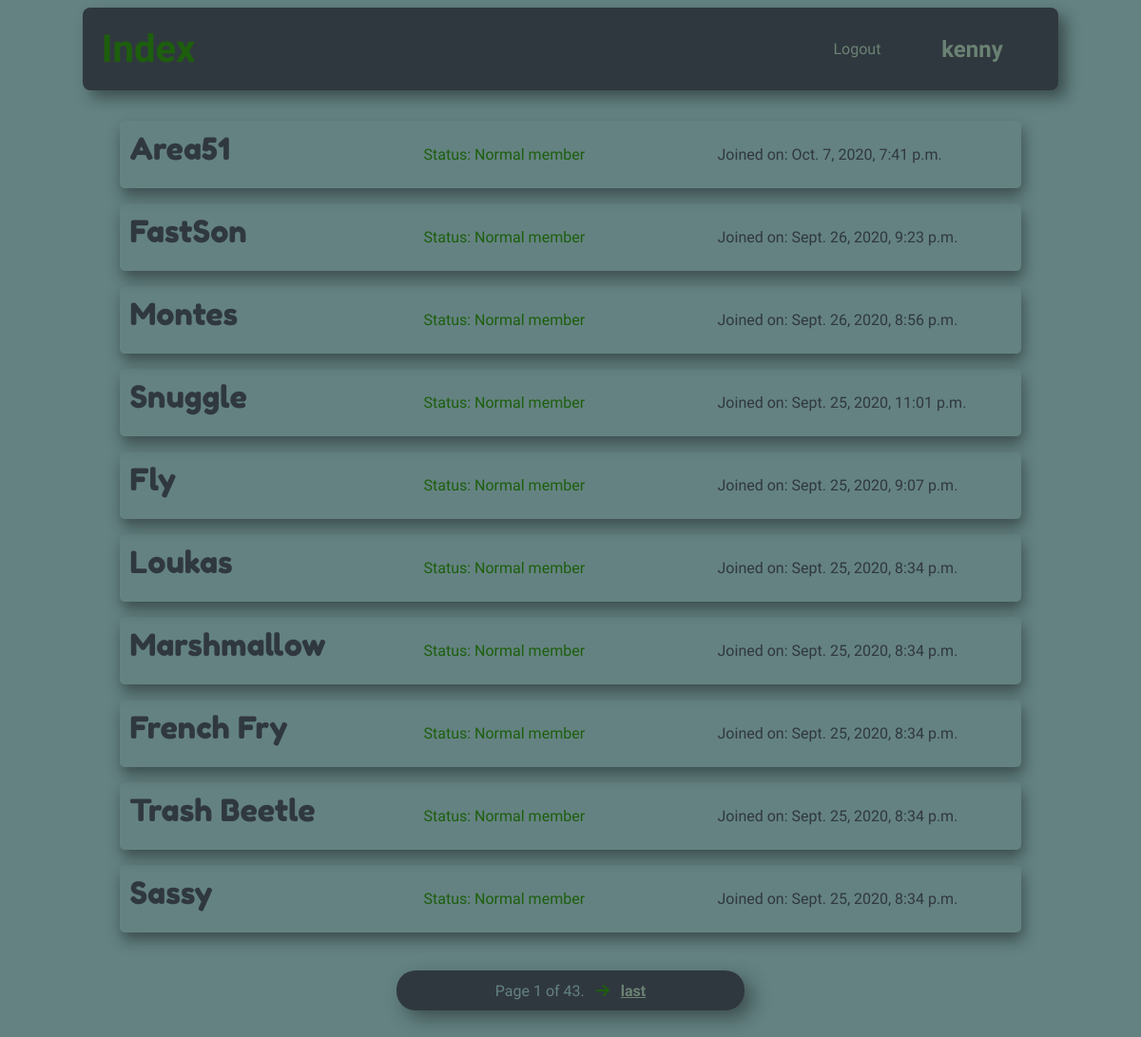
/all-users/ (signed in), run on an earlier commit of the app's database.
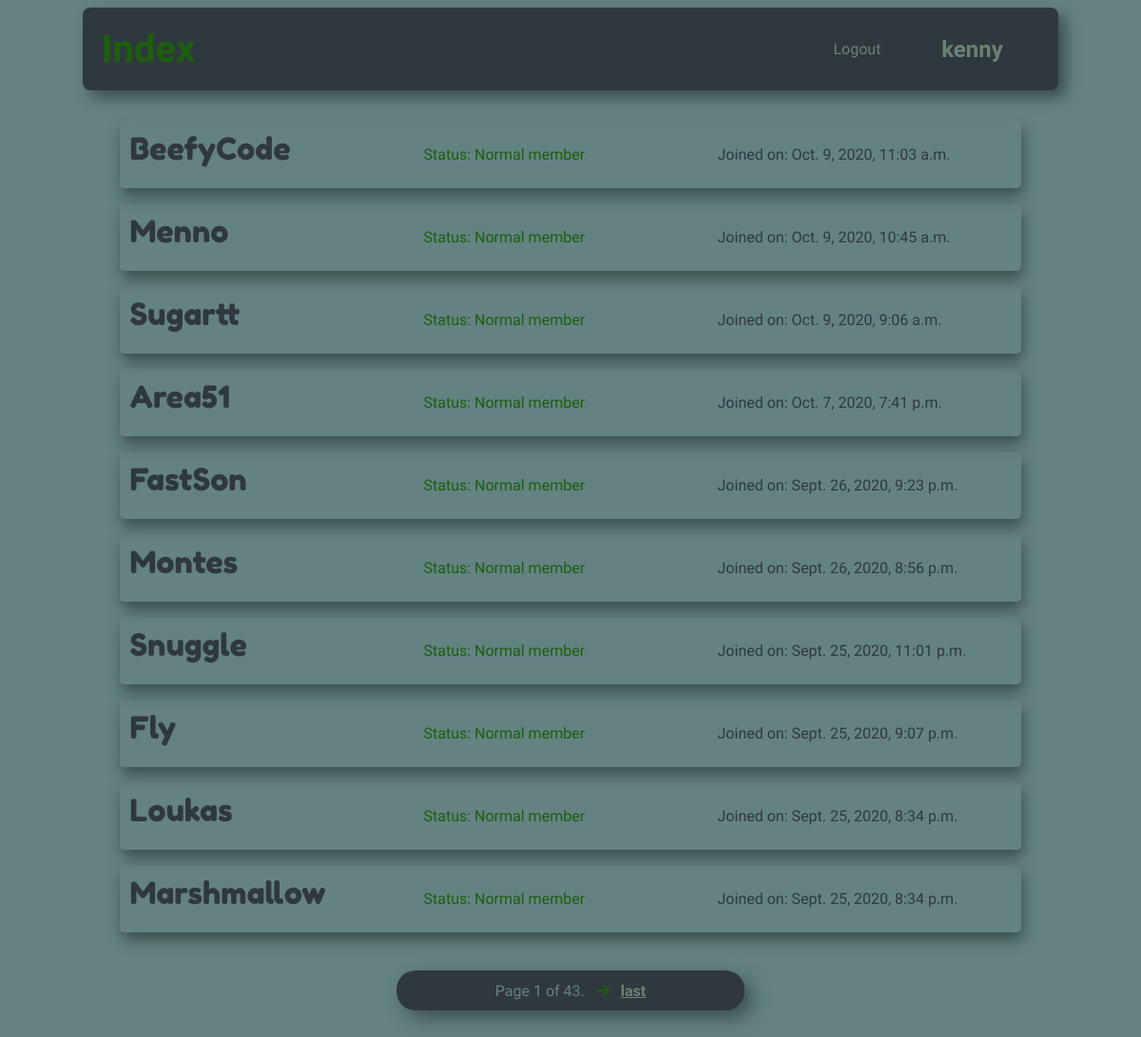
And on a later commit of the database.
### index/models.py (models this page shows, shortened)
class Person(User):
    class Meta:
        ordering = ['-date_joined']

### index/views.py (the view)
# urls.py: path('all-users/', AllUsers.as_view(), name='all_users'),
class AllUsers(LoginRequiredMixin, ListView):
    login_url = '/login/'
    redirect_field_name = 'user_login'
    model = Person
    template_name = 'index/users.html'
    paginate_by = 10
    def get_context_data(self, **kwargs):
        context = super().get_context_data(**kwargs)
        context['users'] = Person.objects.all()
        context['title'] = 'All Users'
        return context

### index/templates/index/users.html (shortened to what this page needs)
{%extends 'index/base.html'%}
{%block content%}
{%include 'index/navbar.html'%}
<section class="all-users">
    {%for user in page_obj%}
    <article>
        {%if request.user.is_staff%}
        <a href="{%url 'profile' user.id %}" class="username">{{user.username}}</a>
        {%else%}
        <span class="username" style="cursor: default;">{{user.username}}</span>
        {%endif%}
        {%if user.is_staff%}
        <p class="status-staff"><b>Status:</b> Staff member</p>
        {%else%}
        <p class="status-normal"><b>Status:</b> Normal member</p>
        {%endif%}
        <p><b>Joined on: </b>{{user.date_joined}}</p>
    </article>
    {%endfor%}
</section>
<div class="pagination">
    <span class="step-links">
        <span class="current">
            Page {{ page_obj.number }} of {{ page_obj.paginator.num_pages }}.
        </span>
        {% if page_obj.has_next %}
            <a href="?page={{ page_obj.next_page_number }}"><i class="fas fa-arrow-right"></i></a>
            <a href="?page={{ page_obj.paginator.num_pages }}" id="last">last</a>
        {% endif %}
    </span>
</div>
{%endblock content%}

What changed in the data, as far as the page shows it:
no longer on this page (row unchanged): Person: username "French Fry", date_joined "Sept. 25, 2020, 8:34 p.m."
no longer on this page (row unchanged): Person: username "Trash Beetle", date_joined "Sept. 25, 2020, 8:34 p.m."
no longer on this page (row unchanged): Person: username "Sassy", date_joined "Sept. 25, 2020, 8:34 p.m."
added Person: username "BeefyCode", date_joined "Oct. 9, 2020, 11:03 a.m."
added Person: username "Menno", date_joined "Oct. 9, 2020, 10:45 a.m."
added Person: username "Sugartt", date_joined "Oct. 9, 2020, 9:06 a.m."
